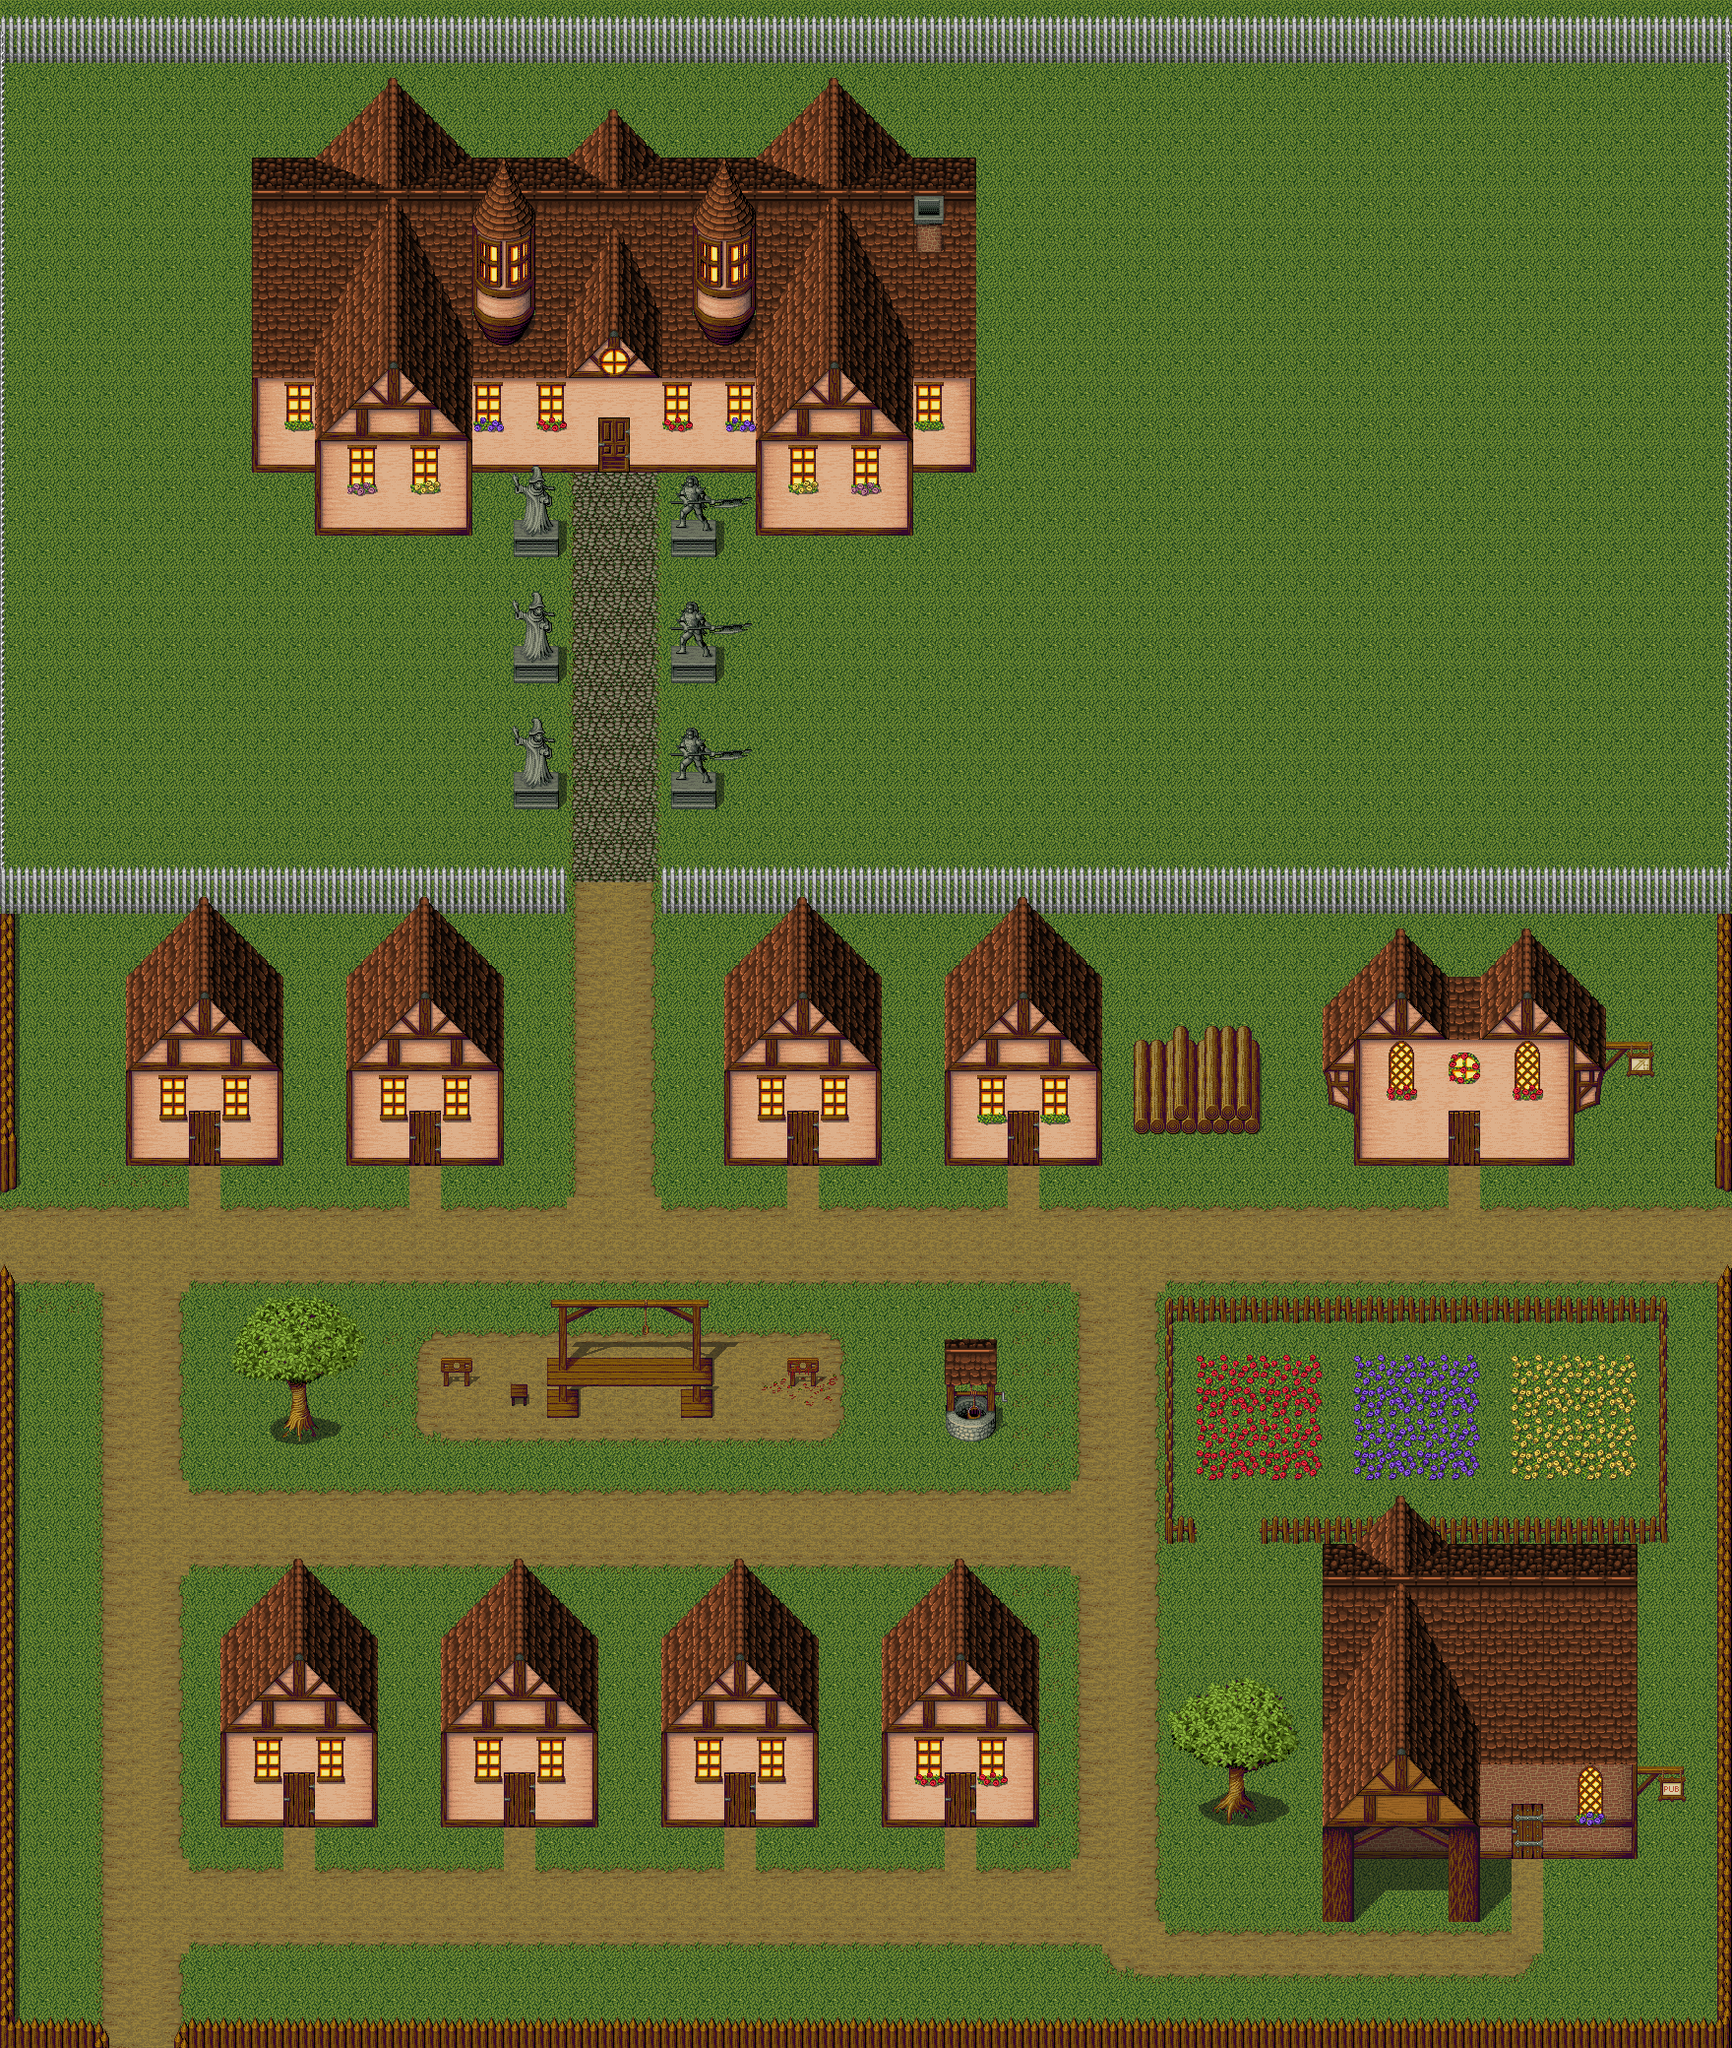

This is a level from a 2D game, rendered from its Tiled map with the project's own tilesets. A one-line summary and the map file follow, with tile-layer data summarised:
An orthogonal 55x65 tile map with 32x32 px tiles, 4 tile layers (Background, Foreground1, Foreground2, Top), 15 tilesets and 71 objects (west_town_west).

<map version="1.0" orientation="orthogonal" width="55" height="65" tilewidth="32" tileheight="32">
 <tileset firstgid="1" name="dirt" tilewidth="32" tileheight="32">
  <image source="dirt.png" width="96" height="128" />
 </tileset>
 <tileset firstgid="13" name="road1" tilewidth="32" tileheight="32">
  <image source="road1.png" width="96" height="128" />
 </tileset>
 <tileset firstgid="25" name="grass" tilewidth="32" tileheight="32">
  <image source="grass.png" width="96" height="128" />
 </tileset>
 <tileset firstgid="37" name="hanging" tilewidth="32" tileheight="32">
  <image source="hanging.png" width="256" height="128" />
 </tileset>
 <tileset firstgid="69" name="fences" tilewidth="32" tileheight="32">
  <image source="fences.png" width="256" height="384" />
 </tileset>
 <tileset firstgid="165" name="buildings" tilewidth="32" tileheight="32">
  <image source="buildings.png" width="256" height="1504" />
 </tileset>
 <tileset firstgid="541" name="trees" tilewidth="32" tileheight="32">
  <image source="trees.png" width="320" height="160" />
 </tileset>
 <tileset firstgid="591" name="miscellaneous" tilewidth="32" tileheight="32">
  <image source="miscellaneous.png" width="256" height="256" />
 </tileset>
 <tileset firstgid="655" name="flowers" tilewidth="32" tileheight="32">
  <image source="flowers.png" width="256" height="576" />
 </tileset>
 <tileset firstgid="799" name="buildings" tilewidth="32" tileheight="32">
  <image source="buildings.png" width="256" height="1504" />
 </tileset>
 <tileset firstgid="1175" name="wood_fence" tilewidth="32" tileheight="32">
  <image source="wood_fence.png" width="256" height="832" />
 </tileset>
 <tileset firstgid="1383" name="torture" tilewidth="32" tileheight="32">
  <image source="torture.png" width="96" height="96" />
 </tileset>
 <tileset firstgid="1392" name="windows" tilewidth="32" tileheight="32">
  <image source="windows.png" width="256" height="608" />
 </tileset>
 <tileset firstgid="1544" name="doors" tilewidth="32" tileheight="32">
  <image source="doors.png" width="160" height="256" />
 </tileset>
 <tileset firstgid="1584" name="signs" tilewidth="32" tileheight="32">
  <image source="signs.png" width="320" height="128" />
 </tileset>
 <layer name="Background" width="55" height="65">
  <data>[3575 cells, 3575 non-empty, 14 distinct tile ids]</data>
 </layer>
 <layer name="Foreground1" width="55" height="65">
  <data>[3575 cells, 1161 non-empty, 220 distinct tile ids]</data>
 </layer>
 <layer name="Foreground2" width="55" height="65">
  <data>[3575 cells, 97 non-empty, 33 distinct tile ids]</data>
 </layer>
 <layer name="Top" width="55" height="65">
  <data>[3575 cells, 276 non-empty, 126 distinct tile ids]</data>
 </layer>
 <objectgroup name="Collision" width="55" height="65">
  <object x="0" y="0" width="16" height="1216" />
  <object x="0" y="1312" width="16" height="768" />
  <object x="0" y="880" width="576" height="48" />
  <object x="0" y="2048" width="96" height="32" />
  <object x="192" y="2048" width="1568" height="32" />
  <object x="1744" y="1312" width="16" height="768" />
  <object x="672" y="880" width="1088" height="48" />
  <object x="1744" y="0" width="16" height="1216" />
  <object x="0" y="0" width="1760" height="64" />
  <object x="224" y="1664" width="160" height="128" />
  <object x="224" y="1792" width="64" height="64" />
  <object x="320" y="1792" width="64" height="64" />
  <object x="448" y="1792" width="64" height="64" />
  <object x="544" y="1792" width="64" height="64" />
  <object x="448" y="1664" width="160" height="128" />
  <object x="672" y="1792" width="64" height="64" />
  <object x="768" y="1792" width="64" height="64" />
  <object x="672" y="1664" width="160" height="128" />
  <object x="896" y="1792" width="64" height="64" />
  <object x="992" y="1792" width="64" height="64" />
  <object x="896" y="1664" width="160" height="128" />
  <object x="128" y="1120" width="64" height="64" />
  <object x="224" y="1120" width="64" height="64" />
  <object x="128" y="992" width="160" height="128" />
  <object x="352" y="1120" width="64" height="64" />
  <object x="448" y="1120" width="64" height="64" />
  <object x="352" y="992" width="160" height="128" />
  <object x="736" y="1120" width="64" height="64" />
  <object x="832" y="1120" width="64" height="64" />
  <object x="736" y="992" width="160" height="128" />
  <object x="960" y="1120" width="64" height="64" />
  <object x="1056" y="1120" width="64" height="64" />
  <object x="960" y="992" width="160" height="128" />
  <object x="1344" y="1024" width="288" height="96" />
  <object x="1376" y="1120" width="96" height="64" />
  <object x="1504" y="1120" width="96" height="64" />
  <object x="1344" y="1568" width="320" height="256" />
  <object x="1568" y="1824" width="96" height="64" />
  <object x="1344" y="1824" width="192" height="64" />
  <object x="1344" y="1888" width="32" height="64" />
  <object x="1472" y="1888" width="32" height="64" />
  <object x="1234" y="1792" width="46" height="56" />
  <object x="288" y="1408" width="32" height="48" />
  <object x="960" y="1408" width="56" height="56" />
  <object x="1184" y="1312" width="16" height="256" />
  <object x="1184" y="1312" width="512" height="32" />
  <object x="1680" y="1312" width="16" height="256" />
  <object x="1280" y="1536" width="416" height="32" />
  <object x="448" y="1376" width="32" height="32" />
  <object x="800" y="1376" width="32" height="32" />
  <object x="557" y="1376" width="166" height="32" />
  <object x="557" y="1408" width="32" height="32" />
  <object x="691" y="1408" width="32" height="32" />
  <object x="1152" y="1056" width="128" height="96" />
  <object x="256" y="160" width="736" height="256" />
  <object x="256" y="416" width="352" height="64" />
  <object x="640" y="416" width="352" height="64" />
  <object x="768" y="480" width="160" height="64" />
  <object x="320" y="480" width="160" height="64" />
  <object x="522" y="784" width="45" height="38" />
  <object x="682" y="784" width="45" height="38" />
  <object x="682" y="656" width="45" height="38" />
  <object x="682" y="528" width="45" height="38" />
  <object x="522" y="528" width="45" height="38" />
  <object x="522" y="656" width="45" height="38" />
  <object x="518" y="1408" width="18" height="19" />
  <object x="1184" y="1536" width="32" height="32" />
  <object x="96" y="2080" width="96" height="16" />
  <object x="1760" y="1216" width="16" height="96" />
 </objectgroup>
 <objectgroup name="Warp" width="55" height="65">
  <object name="west_town_west" x="0" y="1216" width="32" height="96" />
  <object x="-32" y="1216" width="32" height="96">
   <properties>
    <property name="connected_to" value="example_east" />
   </properties>
  </object>
 </objectgroup>
</map>
